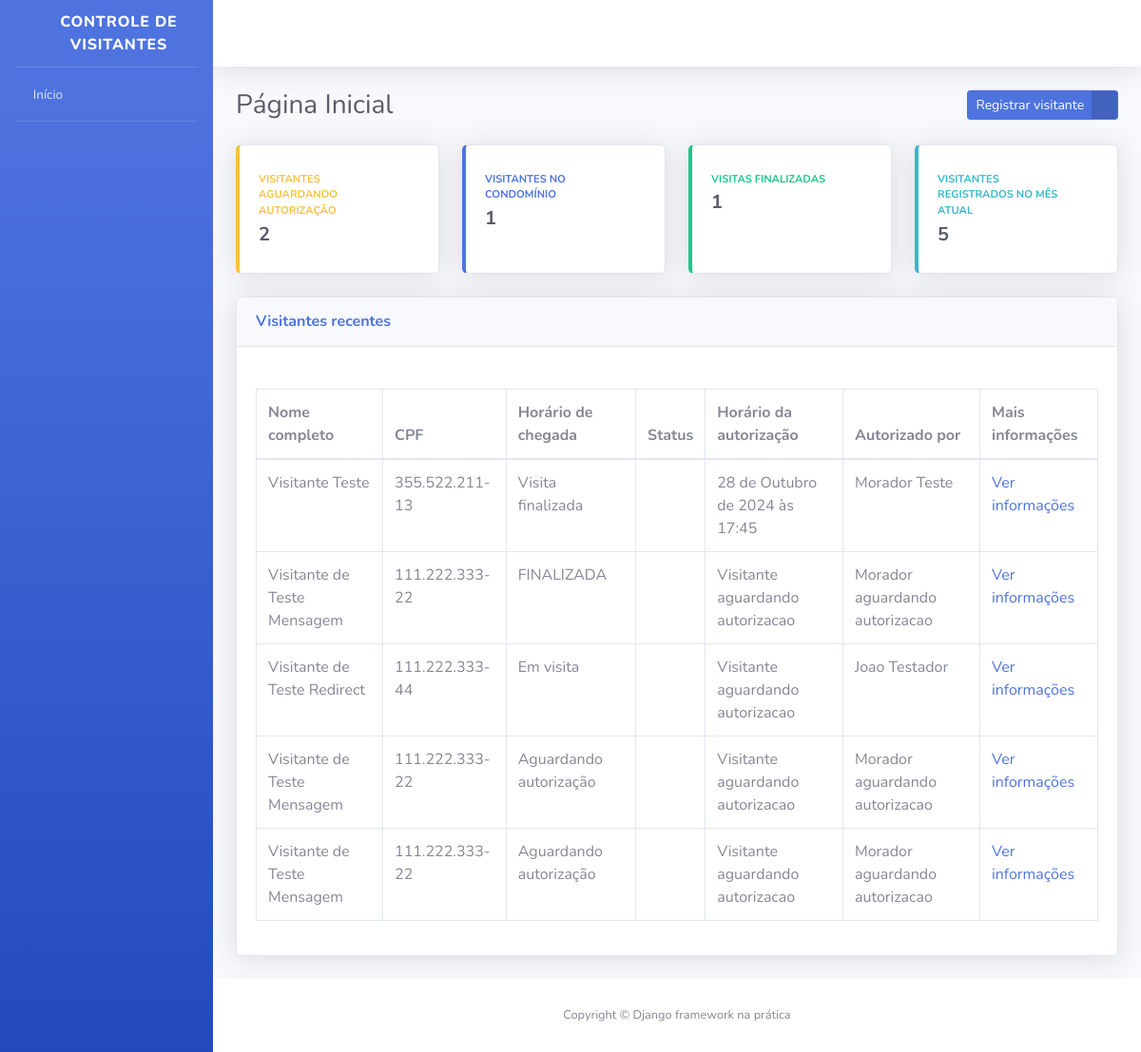
/ (signed in), run on the app's committed database.
### apps/visitantes/models.py (models this page shows, shortened)
class Visitante(models.Model):
    STATUS_VISITANTE = (
        ("AGUARDANDO", "Aguardando autorização"),
        ("EM_VISITA", "Em visita"),
        ("FINALIZADO", "Visita finalizada")
    )
    status = models.CharField(
        verbose_name="Status do Visitante",
        max_length=10,
        choices=STATUS_VISITANTE,
        default="AGUARDANDO"
    )
    nome_completo = models.CharField(
        verbose_name="Nome Completo",
        max_length=255
    )
    cpf = models.CharField(
        verbose_name="CPF",
        max_length=11
    )
    data_nascimento = models.DateField(
        verbose_name="Data de Nascimento",
        auto_now=False,
        auto_now_add=False
    )
    numero_casa = models.PositiveSmallIntegerField(
        verbose_name="Número da Casa a ser visitada"
    )
    placa_veiculo = models.CharField(
        verbose_name="Placa do Veículo",
        max_length=7,
        blank=True,
        null=True
    )
    horario_chegada = models.DateTimeField(
        verbose_name="Horário de Chegada",
        auto_now=True,
    )
    horario_saida = models.DateTimeField(
        verbose_name="Horário de Saída",
        auto_now=False,
        blank=True,
        null=True
    )
    horario_autorizacao = models.DateTimeField(
        verbose_name="Horário de Autorização de entrada",
        auto_now=False,
        blank=True,
        null=True
    )
    morador_responsavel = models.CharField(
        verbose_name="Morador Responsável por Autorizar a Entrada do Visitante",
        max_length=255,
        blank=True
    )
    registrado_por = models.ForeignKey(
        "porteiros.Porteiros",
        verbose_name="Porteiro que registrou a entrada do visitante",
        on_delete=models.PROTECT
    )
    def get_horario_autorizacao(self):
        if self.horario_autorizacao:
            return self.horario_autorizacao
        return "Visitante aguardando autorizacao"
    def get_morador_responsavel(self):
        if self.morador_responsavel:
            return self.morador_responsavel
        return "Morador aguardando autorizacao"
    def get_cpf(self):
        if self.cpf:
            cpf = str(self.cpf)
            return f"{cpf[:3]}.{cpf[3:6]}.{cpf[6:9]}-{cpf[9:]}"
    class Meta:
        verbose_name = "Visitante"
        verbose_name_plural = "Visitantes"
        db_table = "visitantes"

### apps/dashboard/views.py (the view)
@login_required
def index(request):
    todos_visitantes = Visitante.objects.order_by("-horario_chegada")
    visitantes_aguardando = Visitante.objects.filter(
        status="AGUARDANDO"
        )
    visitantes_em_visita = Visitante.objects.filter(
        status="EM_VISITA"
        )
    visitantes_finalizado = Visitante.objects.filter(
        status="FINALIZADO"
        )
    hora_atual = timezone.now()
    mes_atual = hora_atual.month
    visitantes_mes = todos_visitantes.filter(
        horario_chegada__month=mes_atual
        )
    context = {
        "nome_pagina": "Início da Dashboard",
        "todos_visitantes": todos_visitantes,
        "visitantes_aguardando": visitantes_aguardando.count(),
        "visitantes_em_visita": visitantes_em_visita.count(),
        "visitantes_finalizado": visitantes_finalizado.count(),
        "visitantes_mes": visitantes_mes.count(),
    }
    return render(request, "index.html", context)

### templates/index.html (shortened to what this page needs)
{% extends "base.html" %}
{% block conteudo %}
<div class="container-fluid">
    <div class="d-sm-flex align-items-center justify-content-between mb-4">
        <h1 class="h3 mb-0 text-gray-800">Página Inicial</h1>
        <a href="{% url 'registrar_visitante' %}" class="btn btn-primary btn-icon-split btn-sm">
            <span class="text">Registrar visitante</span>
            <span class="icon text-white-50">
                <i class="fas fa-user-plus"></i>
            </span>
        </a>
    </div>
    <div class="row">
        <div class="col-xl-3 col-md-6 mb-4">
            <div class="card border-left-warning shadow h-100 py-2">
                <div class="card-body">
                    <div class="row no-gutters align-items-center">
                        <div class="col mr-2">
                            <div class="text-xs font-weight-bold text-warning text-uppercase mb-1">Visitantes aguardando autorização</div>
                            <div class="h5 mb-0 font-weight-bold text-gray-800">{{ visitantes_aguardando }}</div>
                        </div>
                        <div class="col-auto">
                            <i class="fas fa-user-lock fa-2x text-gray-300"></i>
                        </div>
                    </div>
                </div>
            </div>
        </div>
        <div class="col-xl-3 col-md-6 mb-4">
            <div class="card border-left-primary shadow h-100 py-2">
                <div class="card-body">
                    <div class="row no-gutters align-items-center">
                        <div class="col mr-2">
                            <div class="text-xs font-weight-bold text-primary text-uppercase mb-1">Visitantes no condomínio</div>
                            <div class="h5 mb-0 font-weight-bold text-gray-800">{{ visitantes_em_visita }}</div>
                        </div>
                        <div class="col-auto">
                            <i class="fas fa-user-clock fa-2x text-gray-300"></i>
                        </div>
                    </div>
                </div>
            </div>
        </div>
        <div class="col-xl-3 col-md-6 mb-4">
            <div class="card border-left-success shadow h-100 py-2">
                <div class="card-body">
                    <div class="row no-gutters align-items-center">
                        <div class="col mr-2">
                            <div class="text-xs font-weight-bold text-success text-uppercase mb-1">Visitas finalizadas</div>
                            <div class="h5 mb-0 font-weight-bold text-gray-800">{{ visitantes_finalizado }}</div>
                        </div>
                        <div class="col-auto">
                            <i class="fas fa-user-check fa-2x text-gray-300"></i>
                        </div>
                    </div>
                </div>
            </div>
        </div>
        <div class="col-xl-3 col-md-6 mb-4">
            <div class="card border-left-info shadow h-100 py-2">
                <div class="card-body">
                    <div class="row no-gutters align-items-center">
                        <div class="col mr-2">
                            <div class="text-xs font-weight-bold text-info text-uppercase mb-1">Visitantes registrados no mês atual</div>
                            <div class="h5 mb-0 font-weight-bold text-gray-800">{{ visitantes_mes }}</div>
                        </div>
                        <div class="col-auto">
                            <i class="fas fa-users fa-2x text-gray-300"></i>
                        </div>
                    </div>
                </div>
            </div>
        </div>
    </div>
    <div class="card shadow mb-4">
        <div class="card-header py-3 d-sm-flex align-items-center justify-content-between mb-4">
            <h6 class="m-0 font-weight-bold text-primary">Visitantes recentes</h6>
        </div>
        <div class="card-body">
            <div class="table-responsive">
                <table class="table table-bordered">
                    <thead>
                        <th>Nome completo</th>
                        <th>CPF</th>
                        <th>Horário de chegada</th>
                        <th>Status</th>
                        <th>Horário da autorização</th>
                        <th>Autorizado por</th>
                        <th>Mais informações</th>
                    </thead>
                    <tbody>
                        {% for visitante in todos_visitantes %}
                        <tr>
                            <td>{{ visitante.nome_completo }}</td>
                            <td>{{ visitante.get_cpf }}</td>
                            <td>{{ visitante.get_status_display }}</td>
                            <td>{{ visitante.get_horario_chegada }}</td>
                            <td>{{ visitante.get_horario_autorizacao }}</td>
                            <td>{{ visitante.get_morador_responsavel }}</td>
                            <td>
                                <a href="{% url 'informacoes_visitante' id=visitante.id %}">
                                    Ver informações
                                </a>
                            </td>
                        </tr>
                        {% endfor %}
                    </tbody>
                </table>
            </div>
        </div>
    </div>
</div>
{% endblock conteudo %}

### templates/base.html (shortened to what this page needs)
{% load static %}
<!DOCTYPE html>
<html lang="pt-br">
    <head>
        <link href="{% static 'css/sb-admin-2.min.css' %}" rel="stylesheet">
        <link href="{% static 'vendor/fontawesome-free/css/all.min.css' %}" rel="stylesheet" type="text/css">
    </head>
    <body id="page-top">
        <div id="wrapper">
            <ul class="navbar-nav bg-gradient-primary sidebar sidebar-dark accordion" id="accordionSidebar">
                <a class="sidebar-brand d-flex align-items-center justify-content-center" href="#">
                    <div class="sidebar-brand-icon rotate-n-15">
                        <i class="fas fa-user-shield"></i>
                    </div>
                    <div class="sidebar-brand-text">Controle de Visitantes</div>
                </a>
                <hr class="sidebar-divider my-0">
                <li class="nav-item">
                    <a class="nav-link" href="{% url 'index' %}">
                        <i class="fas fa-home"></i>
                        <span>Início</span>
                    </a>
                </li>
                <hr class="sidebar-divider">
            </ul>
            <div id="content-wrapper" class="d-flex flex-column">
                <div id="content">
                    <nav class="navbar navbar-expand navbar-light bg-white topbar mb-4 static-top shadow">
                        <ul class="navbar-nav ml-auto">
                            <li class="nav-item dropdown no-arrow">
                                <a class="nav-link dropdown-toggle" href="#" id="userDropdown" role="button" data-toggle="dropdown" aria-haspopup="true" aria-expanded="false">
                                    <span class="mr-2 d-none d-lg-inline text-gray-800 small">
                                        <i class="fas fa-cog"></i>
                                    </span>
                                </a>
                            </li>
                        </ul>
                    </nav>
                    {% block conteudo %} {% endblock conteudo %}
                    <footer class="sticky-footer bg-white">
                        <div class="container my-auto">
                            <div class="copyright text-center my-auto">
                                <span>Copyright © Django framework na prática</span>
                            </div>
                        </div>
                    </footer>
                </div>
            </div>
        </div>
    </body>
</html>

### data on the page
Visitante: nome_completo "Visitante Teste", get_cpf "355.522.211-13", status "Visita finalizada", get_horario_autorizacao "28 de Outubro de 2024 às 17:45", get_morador_responsavel "Morador Teste"
Visitante: nome_completo "Visitante de Teste Mensagem", get_cpf "111.222.333-22", status "FINALIZADA", get_horario_autorizacao "Visitante aguardando autorizacao", get_morador_responsavel "Morador aguardando autorizacao"
Visitante: nome_completo "Visitante de Teste Redirect", get_cpf "111.222.333-44", status "Em visita", get_horario_autorizacao "Visitante aguardando autorizacao", get_morador_responsavel "Joao Testador"
Visitante: nome_completo "Visitante de Teste Mensagem", get_cpf "111.222.333-22", status "Aguardando autorização", get_horario_autorizacao "Visitante aguardando autorizacao", get_morador_responsavel "Morador aguardando autorizacao"
Visitante: nome_completo "Visitante de Teste Mensagem", get_cpf "111.222.333-22", status "Aguardando autorização", get_horario_autorizacao "Visitante aguardando autorizacao", get_morador_responsavel "Morador aguardando autorizacao"

### other printed values
{{ visitantes_aguardando }} "2"
{{ visitantes_em_visita }} "1"
{{ visitantes_finalizado }} "1"
{{ visitantes_mes }} "5"
